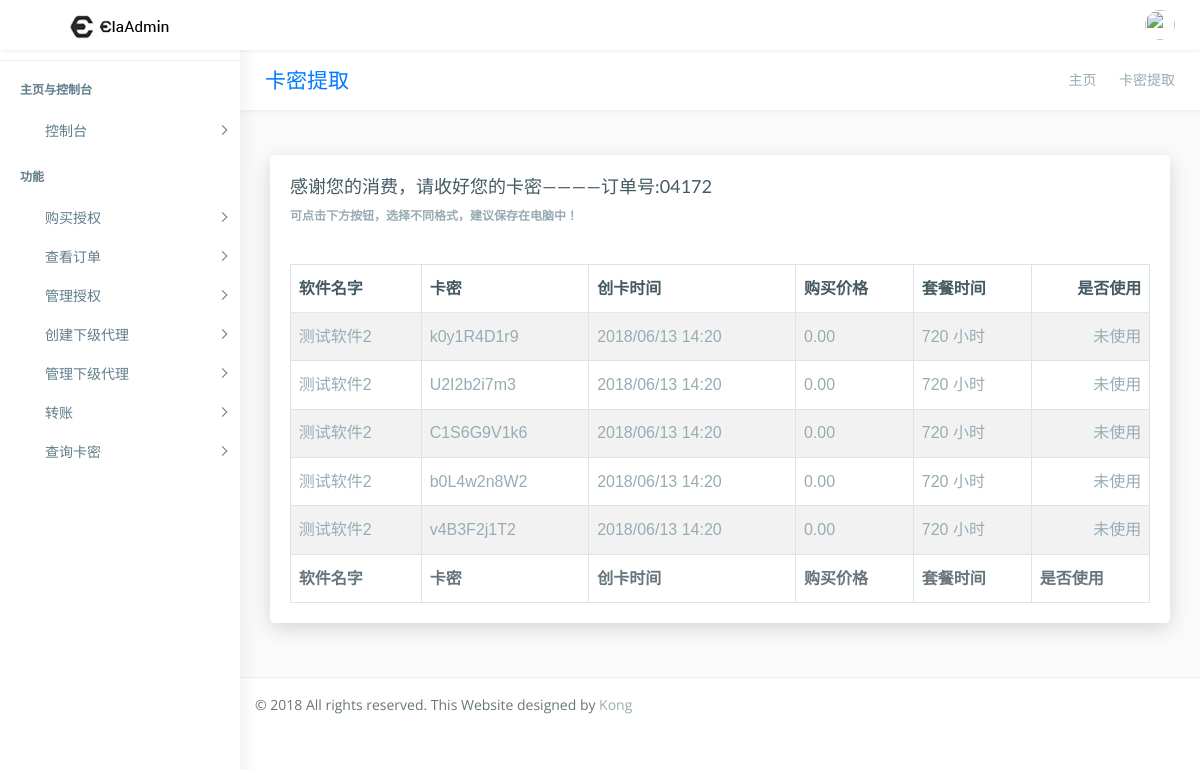
Page /shop/check_deal/04172/ (signed in) on the earlier database version.
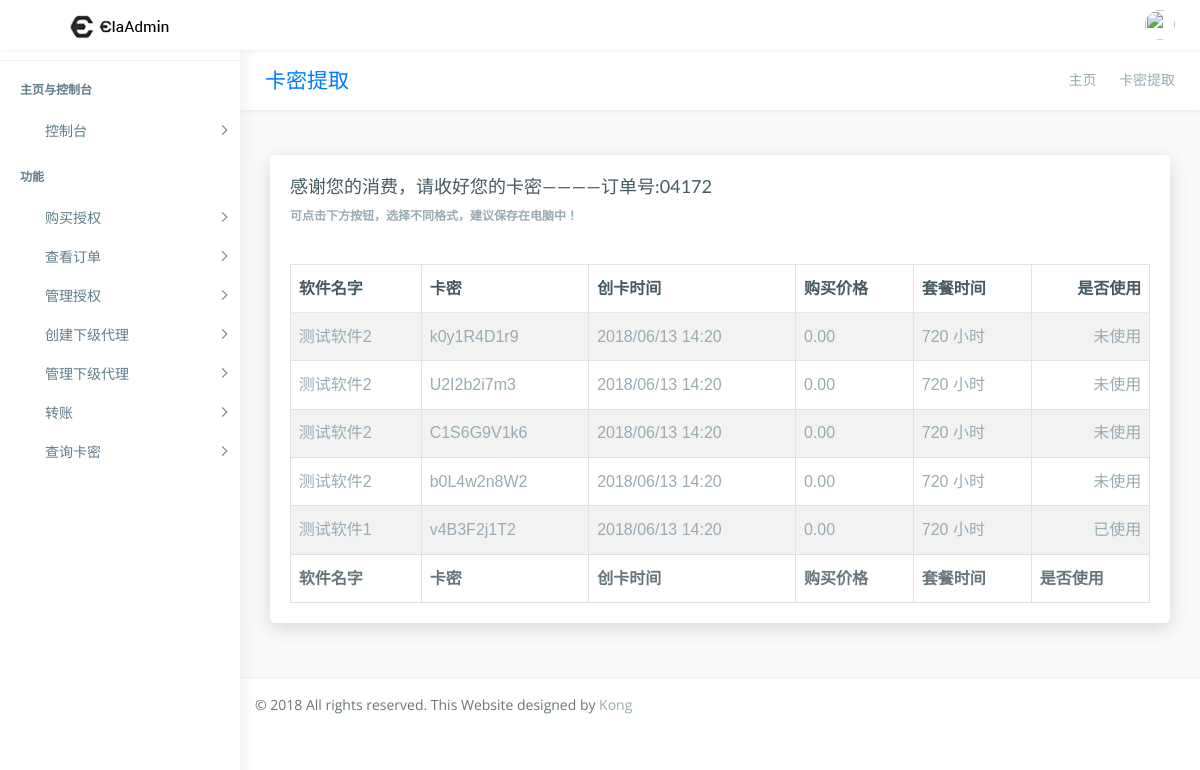
Same page on the later database version.
### main_app/models.py (models this page shows, shortened)
class Deal_record(models.Model):
    time = models.DateTimeField(verbose_name="交易时间",auto_now_add=True)
    deal_code = models.CharField(verbose_name="交易编号",max_length=5)
    acount = models.ForeignKey(User,verbose_name="交易账户")
    money = models.DecimalField(max_digits=8,decimal_places=2,verbose_name="交易金额",default=0)
    symbol =models.BooleanField(default=True,verbose_name="正负符号") #如果为True，就是交易为入账，如果为负，账户出账
    notes = models.CharField(default="无",verbose_name="交易备注",max_length=30,blank=True)

class Time_code(models.Model):
    software = models.ForeignKey(Software, verbose_name="软件对象")
    time = models.PositiveIntegerField(verbose_name="时长")
    code = models.CharField(verbose_name="卡密",max_length=10)
    cost = models.DecimalField(max_digits=8,decimal_places=2,verbose_name="价格",default=0)
    proxy_man = models.ForeignKey(User,verbose_name="代理",null=True)
    used = models.BooleanField(verbose_name="是否使用过",default=False)
    deal_object = models.ForeignKey(Deal_record,verbose_name="交易对象",null=True)
    begin_time = models.DateTimeField(verbose_name="创卡时间",default=timezone.now)

class Software(models.Model):
    software_id = models.PositiveIntegerField(verbose_name="软件ID", unique=True)
    software_name = models.CharField(verbose_name="软件名", max_length=30)
    software_version_number = models.CharField(verbose_name="软件版本号", max_length=30,default="V1.0")
    software_each_time = models.PositiveIntegerField(verbose_name="套餐时间（按小时计算）",default=720)
    software_cost = models.DecimalField(max_digits=8,decimal_places=2,verbose_name="软件价格",default=0)
    software_try = models.BooleanField(verbose_name="是否开启试用",default=False)
    software_try_hours = models.PositiveIntegerField(verbose_name="试用时长",default=0)

### main_app/views/web/base_web.py (the view)
# urls.py: url(r'^shop/check_deal/(?P<deal_code>[0-9]+)/$',check_deal,name="check_deal"),
@login_required
def check_deal(request,deal_code):
        deal_record = Deal_record.objects.get(deal_code=deal_code)
        if deal_record.acount != request.user:
            return redirect("index")
        codes_list = Time_code.objects.filter(deal_object=deal_record)
        context = {"codes_list":codes_list,"deal_record":deal_record}
        return render(request,'table-datatable.html',context=context)

### templates/table-datatable.html (shortened to what this page needs)
{% extends "base.html" %}
{% load staticfiles %}
{% block wrapper %}
        <div class="page-wrapper">
            <div class="row page-titles">
                <div class="col-md-5 align-self-center">
                    <h3 class="text-primary">卡密提取</h3> </div>
                <div class="col-md-7 align-self-center">
                    <ol class="breadcrumb">
                        <li class="breadcrumb-item"><a href="{% url "index" %}">主页</a></li>
                        <li class="breadcrumb-item active">卡密提取</li>
                    </ol>
                </div>
            </div>
            <div class="container-fluid">
                <div class="row">
                    <div class="col-12">
                        <div class="card">
                            <div class="card-body">
                                <h4 class="card-title">感谢您的消费，请收好您的卡密————订单号:{{ deal_record.deal_code }}</h4>
                                <h6 class="card-subtitle"><strong>可点击下方按钮，选择不同格式，建议保存在电脑中！</strong></h6>
                                <div class="table-responsive m-t-40">
                                    <table id="example23" class="display nowrap table table-hover table-striped table-bordered" cellspacing="0" width="100%">
                                        <thead>
                                            <tr>
                                                <th>软件名字</th>
                                                <th>卡密</th>
                                                <th>创卡时间</th>
                                                <th>购买价格</th>
                                                <th>套餐时间</th>
                                                <th>是否使用</th>
                                            </tr>
                                        </thead>
                                        <tfoot>
                                            <tr>
                                                <th>软件名字</th>
                                                <th>卡密</th>
                                                <th>创卡时间</th>
                                                <th>购买价格</th>
                                                <th>套餐时间</th>
                                                <th>是否使用</th>
                                            </tr>
                                        </tfoot>
                                        <tbody>
                                        {% for i in codes_list %}
                                            <tr>
                                                <td>{{ i.software.software_name }}</td>
                                                <td>{{ i.code }}</td>
                                                <td>{{ i.begin_time|date:"Y/m/d H:i"}}</td>
                                                <td>{{ i.cost }}</td>
                                                <td>{{ i.time }} 小时</td>
                                                {% if i.used %}
                                                    <td>已使用</td>
                                                {% else %}
                                                    <td>未使用</td>
                                                {% endif %}
                                            </tr>
                                        {% endfor %}
                                        </tbody>
                                    </table>
                                </div>
                            </div>
                        </div>
                    </div>
                </div>
            </div>
{% endblock wrapper %}

### templates/base.html (shortened to what this page needs)
{% load staticfiles %}
<html>
<html lang="en">
<head>
    <link href="{% static "css/lib/bootstrap/bootstrap.min.css" %}" rel="stylesheet">
    <link href="{% static "css/lib/calendar2/semantic.ui.min.css"%}" rel="stylesheet">
    <link href="{% static "css/lib/calendar2/pignose.calendar.min.css"%}" rel="stylesheet">
    <link href="{% static "css/lib/owl.carousel.min.css" %}" rel="stylesheet" />
    <link href="{% static "css/lib/owl.theme.default.min.css" %}" rel="stylesheet" />
    <link href="{% static "css/helper.css"%}" rel="stylesheet">
    <link href="{% static "css/style.css"%}" rel="stylesheet">
</head>
<body class="fix-header fix-sidebar">
    <div id="main-wrapper">
        <div class="header">
            <nav class="navbar top-navbar navbar-expand-md navbar-light">
                <div class="navbar-header">
                    <a class="navbar-brand" href="{% url "index" %}">
                        <b><img src="{% static "images/logo.png"%}" alt="homepage" class="dark-logo" /></b>
                        <span><img src="{% static "images/logo-text.png"%}" alt="homepage" class="dark-logo" /></span>
                    </a>
                </div>
                <div class="navbar-collapse">
                    <ul class="navbar-nav mr-auto mt-md-0">
                        <li class="nav-item m-l-10"> <a class="nav-link sidebartoggler hidden-sm-down text-muted  " href="javascript:void(0)"><i class="ti-menu"></i></a> </li>
                        <li class="nav-item dropdown mega-dropdown"> <a class="nav-link dropdown-toggle text-muted  " href="#" data-toggle="dropdown" aria-haspopup="true" aria-expanded="false"><i class="fa fa-th-large"></i></a>
                        </li>
                    </ul>
                    <ul class="navbar-nav my-lg-0">
                        <li class="nav-item dropdown">
                            <a class="nav-link dropdown-toggle text-muted  " href="#" id="2" data-toggle="dropdown" aria-haspopup="true" aria-expanded="false"> <i class="fa fa-envelope"></i>
							</a>
                        </li>
                        <li class="nav-item dropdown">
                            <a class="nav-link dropdown-toggle text-muted  " href="#" data-toggle="dropdown" aria-haspopup="true" aria-expanded="false"><img src="{% static "images/users/5.jpg"%}" alt="user" class="profile-pic" /></a>
                        </li>
                    </ul>
                </div>
            </nav>
        </div>
        <div class="left-sidebar">
            <div class="scroll-sidebar">
                <nav class="sidebar-nav">
                    <ul id="sidebarnav">
                        <li class="nav-devider"></li>
                        <li class="nav-label">主页与控制台</li>
                        <li> <a class="has-arrow  " href="{% url "index" %}" aria-expanded="false"><i class="fa fa-tachometer"></i><span class="hide-menu">控制台</span></a></li>
                        <li class="nav-label">功能</li>
                        <li> <a class="has-arrow  " href="{% url "shop" %}" aria-expanded="false"><i class="fa fa-suitcase"></i><span class="hide-menu">购买授权</span></a></li>
                        <li> <a class="has-arrow  " href="{% url "check_all_deal" %}" aria-expanded="false"><i class="fa fa-suitcase"></i><span class="hide-menu">查看订单</span></a></li>
                        <li> <a class="has-arrow  " href="{% url "check_all_auth" %}" aria-expanded="false"><i class="fa fa-suitcase"></i><span class="hide-menu">管理授权</span></a></li>
                        <li> <a class="has-arrow  " href="{% url "create_new_down_account" %}" aria-expanded="false"><i class="fa fa-suitcase"></i><span class="hide-menu">创建下级代理</span></a></li>
                        <li> <a class="has-arrow  " href="{% url "check_all_down_proxy" %}" aria-expanded="false"><i class="fa fa-suitcase"></i><span class="hide-menu">管理下级代理</span></a></li>
                        <li> <a class="has-arrow  " href="{% url "transfer" %}" aria-expanded="false"><i class="fa fa-suitcase"></i><span class="hide-menu">转账</span></a></li>
                        <li> <a class="has-arrow  " href="" aria-expanded="false"><i class="fa fa-suitcase"></i><span class="hide-menu">查询卡密</span></a></li>
                    </ul>
                </nav>
            </div>
        </div>
        {% block wrapper %}
        {% endblock wrapper %}
                <footer class="footer"> © 2018 All rights reserved. This Website designed by <a href="https://github.com/simplerjiang">Kong</a></footer>
        </div>
    </div>
</body>
</html>

### main_app/static/css/helper.css (style rules this page uses)
.m-t-40 { margin-top: 40px!important; }
.m-l-10 { margin-left: 10px!important; }

Differences in the rows shown:
changed Time_code: software.software_name "测试软件2" → "测试软件1"; used "未使用" → "已使用"
